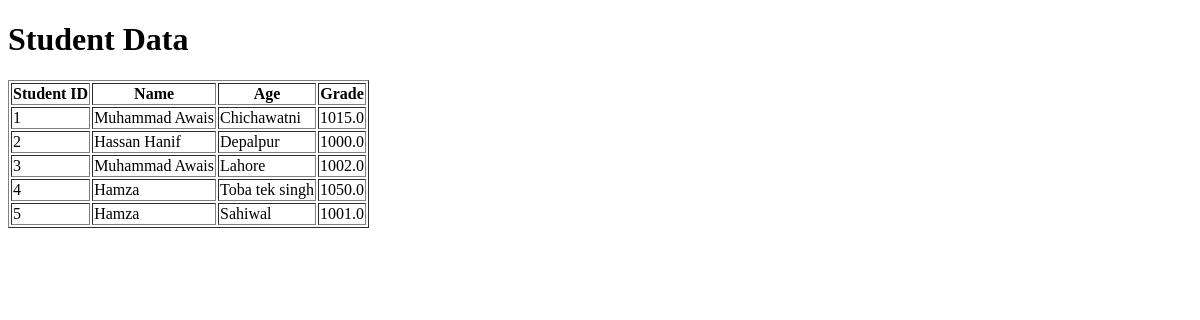
The app's page /school/student_data/, older data.
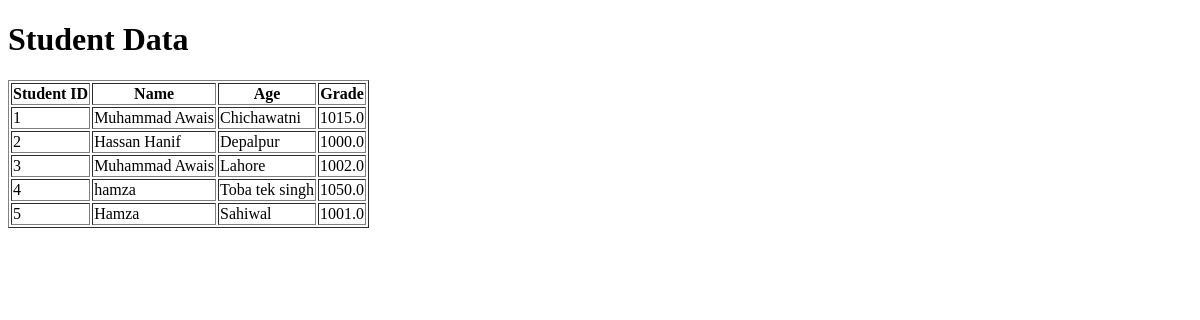
The same page, newer data.
### school/models.py (models this page shows)
class Student(models.Model):
    name = models.CharField(max_length=100)
    roll = models.IntegerField(unique=True)
    city = models.CharField(max_length=100)
    marks = models.FloatField()

### school/views.py (the view)
# urls.py: path('student_data/', student_data, name='student_data'),
def student_data(req):
    all_data = Student.objects.all()
    return render(req, 'school/student_data.html', {'students': all_data})

### school/templates/school/student_data.html (shortened to what this page needs)
<!DOCTYPE html>
<html lang="en">
<head>
</head>
<body>
    <h1>Student Data</h1>
    <table border="1">
        <thead>
            <tr>
                <th>Student ID</th>
                <th>Name</th>
                <th>Age</th>
                <th>Grade</th>
            </tr>
        </thead>
        <tbody>
            {% for student in students %}
            <tr>
                <td>{{ student.roll }}</td>
                <td>{{ student.name }}</td>
                <td>{{ student.city }}</td>
                <td>{{ student.marks }}</td>
            </tr>
            {% endfor %}
        </tbody>
</body>
</html>

Row changes from the older to the newer data that the page shows:
changed Student "Toba tek singh": name "Hamza" → "hamza"
